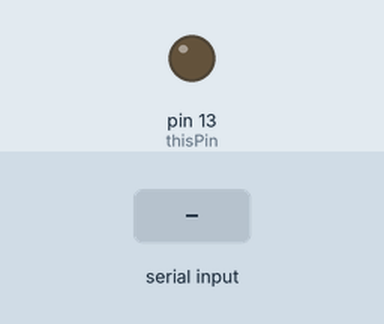
Recording of a sketch running on a simulated Arduino Uno, built with avr-gcc and run on an emulated ATmega328P. Parts: output pins drawn as LEDs (lit = HIGH). The inputs (shaded band) are chosen by the test bench.

Above: at 2.0 s.
2.1 s: "a" received over Serial
At 3.6 s:
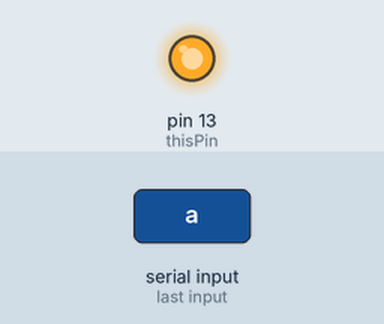
4.5 s: "b" received over Serial
At 6.3 s:
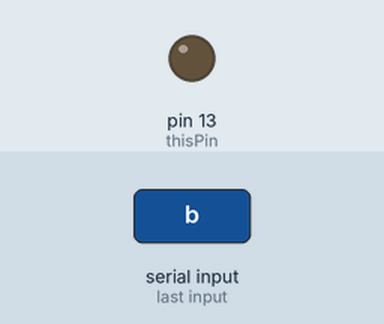
Timing chart, 0 to 7.8 s (numbered marks = the images above; inputs shaded):
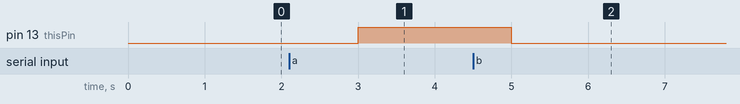

Measured:
- after the input at 2.1 s, pin 13 (thisPin): LOW → HIGH after 0.90 s
- after the input at 4.5 s, pin 13 (thisPin): HIGH → LOW after 0.50 s

The sketch:

Bluetooth.ino
```cpp
int thisPin = 13;  // Pin connected to LED

void setup() {
  Serial.begin(9600);  // Initialize serial communication
  pinMode(thisPin, OUTPUT);  // Initialize the LED pin as output
}

void loop() {
  delay(1000);  // Wait for 1 second

  if (Serial.available() > 0) {  // Check if data is available to read
    char inChar = Serial.read();  // Read the incoming character

    switch (inChar) {
      case 'a':  // If received 'a'
        digitalWrite(thisPin, HIGH);  // Turn on the LED
        break;
      case 'b':  // If received 'b'
        digitalWrite(thisPin, LOW);  // Turn off the LED
        break;
      default:
        // Handle any other characters if needed
        break;
    }
  }
}
```
